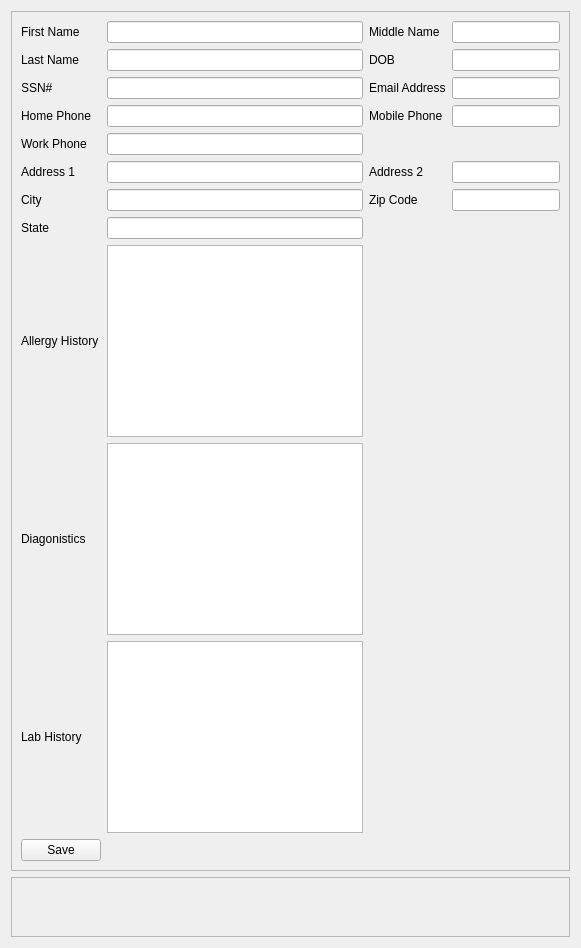
            <widget class="QWidget" name="AddPatientTab">
             <attribute name="title">
              <string>AddPatient</string>
             </attribute>
             <layout class="QVBoxLayout" name="verticalLayout_3">
              <item>
               <widget class="QFrame" name="frame_21">
                <property name="frameShape">
                 <enum>QFrame::StyledPanel</enum>
                </property>
                <property name="frameShadow">
                 <enum>QFrame::Raised</enum>
                </property>
                <layout class="QGridLayout" name="gridLayout_7">
                 <item row="30" column="0">
                  <widget class="QLabel" name="State">
                   <property name="text">
                    <string>State</string>
                   </property>
                  </widget>
                 </item>
                 <item row="32" column="1">
                  <widget class="QTextEdit" name="textEdit_3"/>
                 </item>
                 <item row="3" column="2">
                  <widget class="QLabel" name="LastNameLabel2_2">
                   <property name="text">
                    <string>Middle Name</string>
                   </property>
                  </widget>
                 </item>
                 <item row="28" column="2">
                  <widget class="QLabel" name="ZipCode">
                   <property name="text">
                    <string>Zip Code</string>
                   </property>
                  </widget>
                 </item>
                 <item row="34" column="1">
                  <widget class="QLabel" name="addPatientResultLabel">
                   <property name="text">
                    <string/>
                   </property>
                  </widget>
                 </item>
                 <item row="3" column="3">
                  <widget class="QLineEdit" name="addPatientMiddleName">
                   <property name="text">
                    <string/>
                   </property>
                  </widget>
                 </item>
                 <item row="25" column="3">
                  <widget class="QLineEdit" name="addPatientAddressLine2">
                   <property name="text">
                    <string/>
                   </property>
                  </widget>
                 </item>
                 <item row="28" column="1">
                  <widget class="QLineEdit" name="addPatientCity">
                   <property name="text">
                    <string/>
                   </property>
                  </widget>
                 </item>
                 <item row="8" column="1">
                  <widget class="QLineEdit" name="addPatientSSN">
                   <property name="text">
                    <string/>
                   </property>
                  </widget>
                 </item>
                 <item row="5" column="0">
                  <widget class="QLabel" name="LastNameLabel2">
                   <property name="text">
                    <string>Last Name</string>
                   </property>
                  </widget>
                 </item>
                 <item row="31" column="1">
                  <widget class="QTextEdit" name="textEdit"/>
                 </item>
                 <item row="30" column="1">
                  <widget class="QLineEdit" name="addPatientState">
                   <property name="text">
                    <string/>
                   </property>
                  </widget>
                 </item>
                 <item row="17" column="3">
                  <widget class="QLineEdit" name="addPatientMobile">
                   <property name="text">
                    <string/>
                   </property>
                  </widget>
                 </item>
                 <item row="32" column="0">
                  <widget class="QLabel" name="FirstNameLabel2_4">
                   <property name="text">
                    <string>Diagonistics</string>
                   </property>
                  </widget>
                 </item>
                 <item row="28" column="3">
                  <widget class="QLineEdit" name="addPatientZip">
                   <property name="text">
                    <string/>
                   </property>
                  </widget>
                 </item>
                 <item row="17" column="1">
                  <widget class="QLineEdit" name="addPatientWorkPhone">
                   <property name="text">
                    <string/>
                   </property>
                  </widget>
                 </item>
                 <item row="8" column="2">
                  <widget class="QLabel" name="EmailAddress">
                   <property name="text">
                    <string>Email Address</string>
                   </property>
                  </widget>
                 </item>
                 <item row="34" column="0">
                  <widget class="QPushButton" name="addPatientSaveButton">
                   <property name="text">
                    <string>Save</string>
                   </property>
                  </widget>
                 </item>
                 <item row="28" column="0">
                  <widget class="QLabel" name="City">
                   <property name="text">
                    <string>City</string>
                   </property>
                  </widget>
                 </item>
                 <item row="21" column="0">
                  <widget class="QLabel" name="WorkPhone">
                   <property name="text">
                    <string>Work Phone</string>
                   </property>
                  </widget>
                 </item>
                 <item row="31" column="0">
                  <widget class="QLabel" name="FirstNameLabel2_2">
                   <property name="text">
                    <string>Allergy History</string>
                   </property>
                  </widget>
                 </item>
                 <item row="3" column="0">
                  <widget class="QLabel" name="FirstNameLabel2">
                   <property name="text">
                    <string>First Name</string>
                   </property>
                  </widget>
                 </item>
                 <item row="25" column="1">
                  <widget class="QLineEdit" name="addPatientAddressLine1">
                   <property name="text">
                    <string/>
                   </property>
                  </widget>
                 </item>
                 <item row="8" column="3">
                  <widget class="QLineEdit" name="addPatientEmail">
                   <property name="text">
                    <string/>
                   </property>
                  </widget>
                 </item>
                 <item row="17" column="2">
                  <widget class="QLabel" name="MobilePhone">
                   <property name="text">
                    <string>Mobile Phone</string>
                   </property>
                  </widget>
                 </item>
                 <item row="21" column="1">
                  <widget class="QLineEdit" name="addPatientHomePhone">
                   <property name="text">
                    <string/>
                   </property>
                  </widget>
                 </item>
                 <item row="25" column="0">
                  <widget class="QLabel" name="Address1">
                   <property name="text">
                    <string>Address 1</string>
                   </property>
                  </widget>
                 </item>
                 <item row="25" column="2">
                  <widget class="QLabel" name="Address2">
                   <property name="text">
                    <string>Address 2</string>
                   </property>
                  </widget>
                 </item>
                 <item row="17" column="0">
                  <widget class="QLabel" name="HomePhone">
                   <property name="text">
                    <string>Home Phone</string>
                   </property>
                  </widget>
                 </item>
                 <item row="3" column="1">
                  <widget class="QLineEdit" name="addPatientName">
                   <property name="text">
                    <string/>
                   </property>
                  </widget>
                 </item>
                 <item row="5" column="2">
                  <widget class="QLabel" name="DOB2">
                   <property name="text">
                    <string>DOB</string>
                   </property>
                  </widget>
                 </item>
                 <item row="8" column="0">
                  <widget class="QLabel" name="SSN2">
                   <property name="text">
                    <string>SSN#</string>
                   </property>
                  </widget>
                 </item>
                 <item row="5" column="1">
                  <widget class="QLineEdit" name="addPatientLastName">
                   <property name="text">
                    <string/>
                   </property>
                  </widget>
                 </item>
                 <item row="5" column="3">
                  <widget class="QLineEdit" name="addPatientDOB">
                   <property name="text">
                    <string/>
                   </property>
                  </widget>
                 </item>
                 <item row="33" column="0">
                  <widget class="QLabel" name="FirstNameLabel2_3">
                   <property name="text">
                    <string>Lab History</string>
                   </property>
                  </widget>
                 </item>
                 <item row="33" column="1">
                  <widget class="QTextEdit" name="textEdit_2"/>
                 </item>
                </layout>
               </widget>
              </item>
              <item>
               <widget class="QFrame" name="frame_22">
                <property name="frameShape">
                 <enum>QFrame::StyledPanel</enum>
                </property>
                <property name="frameShadow">
                 <enum>QFrame::Raised</enum>
                </property>
                <layout class="QVBoxLayout" name="verticalLayout_21">
                 <item>
                  <spacer name="verticalSpacer_3">
                   <property name="orientation">
                    <enum>Qt::Vertical</enum>
                   </property>
                   <property name="sizeHint" stdset="0">
                    <size>
                     <width>20</width>
                     <height>40</height>
                    </size>
                   </property>
                  </spacer>
                 </item>
                </layout>
               </widget>
              </item>
             </layout>
            </widget>
